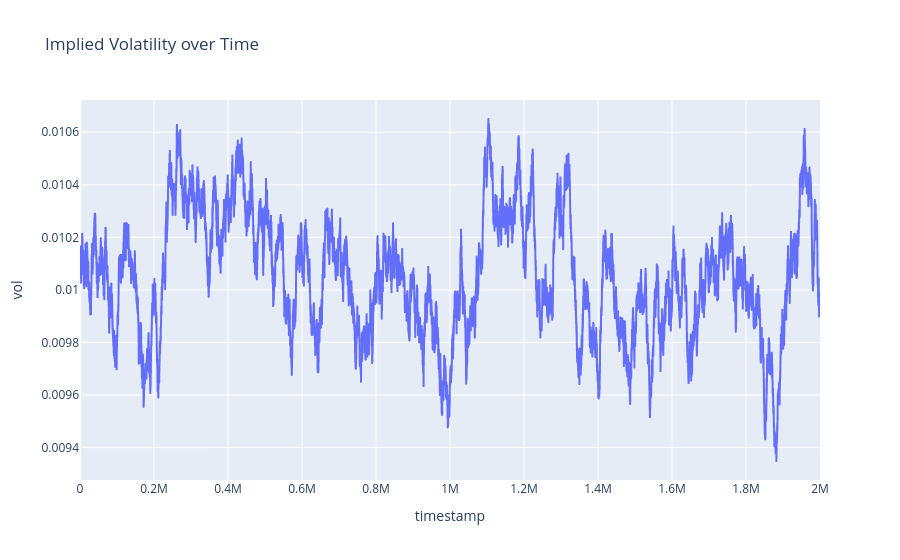

Source (notebook cell):
### Code cell
df_coconut_call
import plotly.express as px

fig = px.line(df_coconut_call, x='timestamp', y='vol', title='Implied Volatility over Time')
fig.show()

### Figure 1 — Plotly figure (JSON) as saved in the notebook; plotly's stock layout.template omitted (floating-point values rounded to 4 significant figures; data arrays with more than 128 entries replaced by an {"elided": "..."} marker saying what was removed)
{"data": [{"hovertemplate": "timestamp=%{x}<br>vol=%{y}<extra></extra>", "legendgroup": "", "line": {"color": "#636efa", "dash": "solid"}, "marker": {"symbol": "circle"}, "mode": "lines", "name": "", "showlegend": false, "type": "scattergl", "x": {"elided": "20000 int values"}, "xaxis": "x", "y": {"elided": "20000 float values"}, "yaxis": "y"}], "layout": {"legend": {"tracegroupgap": 0}, "title": {"text": "Implied Volatility over Time"}, "xaxis": {"anchor": "y", "domain": [0, 1], "title": {"text": "timestamp"}}, "yaxis": {"anchor": "x", "domain": [0, 1], "title": {"text": "vol"}}}}
